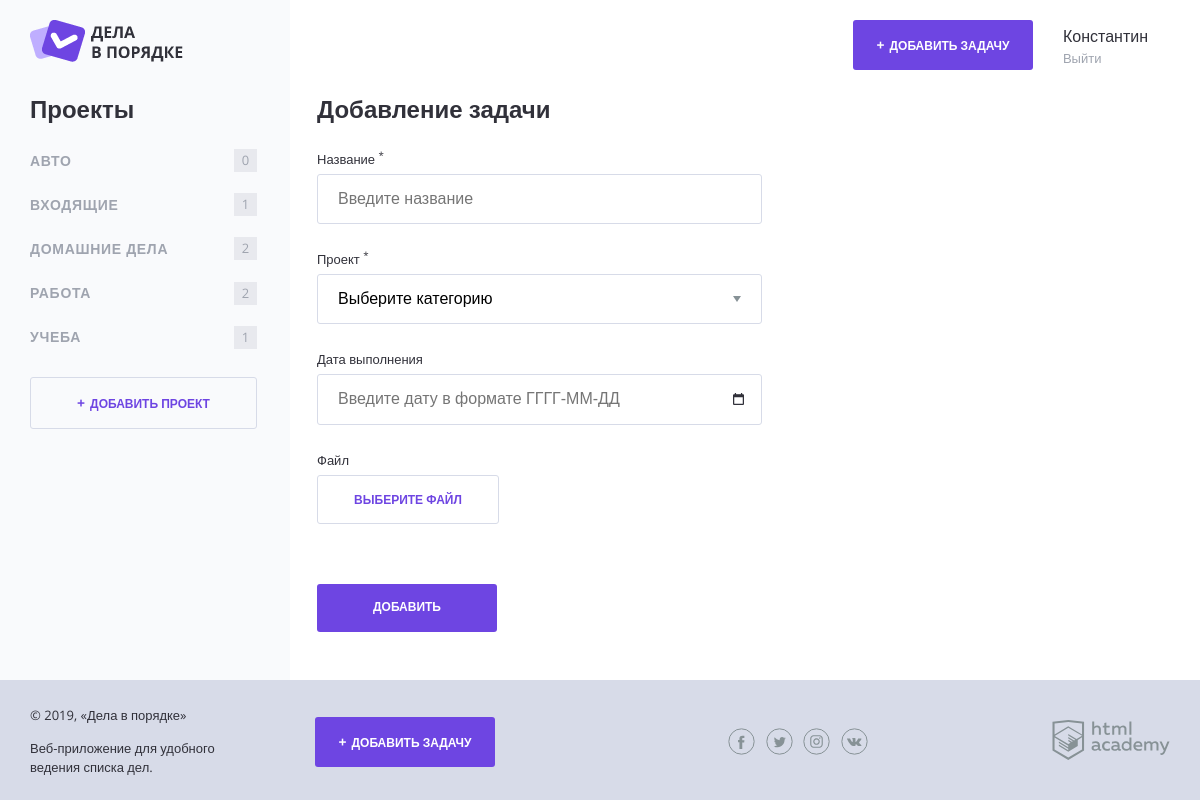
Page /add-task.php on the committed database.
### tables this page shows
CREATE TABLE projects (
    id INT(11) PRIMARY KEY AUTO_INCREMENT,
    name VARCHAR(255) NOT NULL,
    user int NOT NULL,
    FOREIGN KEY (user) REFERENCES user (id),
    UNIQUE(user, name)
);

### helpers.php (called while the page is built, shortened)
<?php
function include_template($name, array $data = []) {
    $name = 'templates/' . $name;
    extract($data);
    require $name;
    $result = ob_get_clean();
    return $result;
}

### data.php (called while the page is built, shortened)
<?php
function get_projects ($con, $user) {
    $sql = "SELECT count(tasks.id) AS tasks_count, projects.name, projects.id FROM projects
            LEFT JOIN tasks ON projects.id = tasks.category
            WHERE projects.user = ?
            GROUP BY projects.name, projects.id";
    $stmt = mysqli_prepare($con, $sql);
    mysqli_stmt_bind_param($stmt, 'i', $user);
    mysqli_stmt_execute($stmt);
    $res = mysqli_stmt_get_result($stmt);
    return mysqli_fetch_all($res, MYSQLI_ASSOC);
}

### templates/form-task.php (the view, shortened to what this page needs)
<section class="content__side">
    <h2 class="content__side-heading">Проекты</h2>
    <nav class="main-navigation">
        <ul class="main-navigation__list">
        <?php foreach ($projects as $value) : ?>
        <li class="main-navigation__list-item
            <?php if ($value['id'] == $id) : ?>
                main-navigation__list-item--active
            <?php endif; ?>">
            <a class="main-navigation__list-item-link" href="index.php?id=<?= $value['id'] ?>"><?= htmlspecialchars($value['name']) ?></a>
            <span class="main-navigation__list-item-count"><?= $value['tasks_count'] ?></span>
        </li>
        <?php endforeach; ?>
        </ul>
    </nav>
    <a class="button button--transparent button--plus content__side-button"
        href="/add-project.php" target="project_add">Добавить проект</a>
</section>
<main class="content__main">
  <h2 class="content__main-heading">Добавление задачи</h2>
  <form class="form" action="/add-task.php<?php if (isset($_GET['id'])):?><?= '?id=' . $id ?><?php endif;?>" method="post" autocomplete="off" enctype="multipart/form-data">
    <div class="form__row">
      <?php $classname = (isset($errors['name'])) ? "form__input--error" : "" ?>
      <label class="form__label" for="name">Название <sup>*</sup></label>
      <input class="form__input <?= $classname; ?>" type="text" name="name" id="name" value="<?= $_POST['name'] ?? "";?>" placeholder="Введите название">
    </div>
    <div class="form__row">
      <?php $classname = (isset($errors['project'])) ? "form__input--error" : "" ?>
      <label class="form__label" for="project">Проект <sup>*</sup></label>
      <select class="form__input form__input--select <?= $classname; ?>" name="project" id="project">
        <option value="" selected hidden>Выберите категорию</option>
      </select>
    </div>
    <div class="form__row">
      <?php $classname = (isset($errors['date'])) ? "form__input--error" : "" ?>
      <label class="form__label" for="date">Дата выполнения</label>
      <input class="form__input form__input--date <?= $classname; ?>" type="text" name="date" id="date" value="<?= $_POST['date'] ?? "";?>" placeholder="Введите дату в формате ГГГГ-ММ-ДД">
    </div>
    <div class="form__row">
      <label class="form__label" for="file">Файл</label>
      <div class="form__input-file">
        <label class="button button--transparent" for="file">
          <span>Выберите файл</span>
        </label>
      </div>
    </div>
    <div class="form__row form__row--controls">
      <input class="button" type="submit" name="add-task" value="Добавить">
    </div>
  </form>
</main>

### rows in the picture
projects: name "АВТО", tasks_count "0"
projects: name "ВХОДЯЩИЕ", tasks_count "1"
projects: name "ДОМАШНИЕ ДЕЛА", tasks_count "2"
projects: name "РАБОТА", tasks_count "2"
projects: name "УЧЕБА", tasks_count "1"
